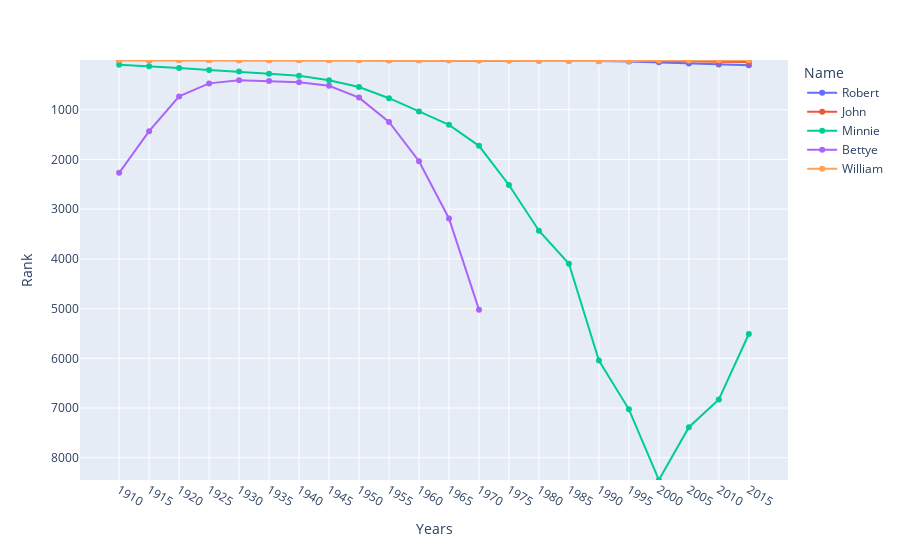

Notebook code for this chart:
### Code cell
# Use plotly express
# Using plotly to plot dataframe in the wide data format: https://plotly.com/python/wide-form/?msclkid=7d97c0efcff811ec9b064ba538d4e0f1
# Plotly Express performed an internal Pandas melt() operation to convert the wide-form data into long-form for plotting
# selected_names_df is not exactly in the wide format, so plot the transpose
name_list = ['John','Robert','William','Bettye', 'Minnie','zazoo']
set_r = set(result_df.index)
n_set = set(name_list)
clean = list(n_set & set_r)
selected_names_df = result_df.loc[clean]
s_t = selected_names_df.T
fig = px.line(s_t,x=s_t.index, y=s_t.columns) 
fig.update_traces(mode='lines+markers')
fig.update_yaxes(range=(s_t.max().max() + 1,.9))
fig.update_xaxes(title_text="Years")
fig.update_yaxes(title_text="Rank")
fig.show()
missing = n_set - set_r
if len(missing) != 0:
    print (f'Some names are missing from data: {missing}')

### Figure 1 — Plotly figure (JSON) as saved in the notebook; plotly's stock layout.template omitted (floating-point values rounded to 4 significant figures)
{"data": [{"hovertemplate": "Name=Robert<br>index=%{x}<br>value=%{y}<extra></extra>", "legendgroup": "Robert", "line": {"color": "#636efa", "dash": "solid"}, "marker": {"symbol": "circle"}, "mode": "lines+markers", "name": "Robert", "orientation": "v", "showlegend": true, "type": "scatter", "x": ["1910", "1915", "1920", "1925", "1930", "1935", "1940", "1945", "1950", "1955", "1960", "1965", "1970", "1975", "1980", "1985", "1990", "1995", "2000", "2005", "2010", "2015"], "xaxis": "x", "y": [8, 5, 3, 2, 2, 1, 2, 2, 2, 4, 5, 5, 7, 8, 12, 13, 21, 32, 48, 70, 89, 106], "yaxis": "y"}, {"hovertemplate": "Name=John<br>index=%{x}<br>value=%{y}<extra></extra>", "legendgroup": "John", "line": {"color": "#EF553B", "dash": "solid"}, "marker": {"symbol": "circle"}, "mode": "lines+markers", "name": "John", "orientation": "v", "showlegend": true, "type": "scatter", "x": ["1910", "1915", "1920", "1925", "1930", "1935", "1940", "1945", "1950", "1955", "1960", "1965", "1970", "1975", "1980", "1985", "1990", "1995", "2000", "2005", "2010", "2015"], "xaxis": "x", "y": [2, 2, 2, 3, 4, 4, 3, 3, 3, 5, 3, 3, 6, 7, 11, 15, 16, 20, 20, 28, 37, 40], "yaxis": "y"}, {"hovertemplate": "Name=Minnie<br>index=%{x}<br>value=%{y}<extra></extra>", "legendgroup": "Minnie", "line": {"color": "#00cc96", "dash": "solid"}, "marker": {"symbol": "circle"}, "mode": "lines+markers", "name": "Minnie", "orientation": "v", "showlegend": true, "type": "scatter", "x": ["1910", "1915", "1920", "1925", "1930", "1935", "1940", "1945", "1950", "1955", "1960", "1965", "1970", "1975", "1980", "1985", "1990", "1995", "2000", "2005", "2010", "2015"], "xaxis": "x", "y": [98, 128, 162, 204, 234, 279, 319, 409, 544, 769, 1035, 1305, 1727, 2514, 3434, 4098, 6044, 7026, 8446, 7386, 6827, 5511], "yaxis": "y"}, {"hovertemplate": "Name=Bettye<br>index=%{x}<br>value=%{y}<extra></extra>", "legendgroup": "Bettye", "line": {"color": "#ab63fa", "dash": "solid"}, "marker": {"symbol": "circle"}, "mode": "lines+markers", "name": "Bettye", "orientation": "v", "showlegend": true, "type": "scatter", "x": ["1910", "1915", "1920", "1925", "1930", "1935", "1940", "1945", "1950", "1955", "1960", "1965", "1970", "1975", "1980", "1985", "1990", "1995", "2000", "2005", "2010", "2015"], "xaxis": "x", "y": [2270, 1433, 733, 471, 406, 425, 448, 518, 757, 1248, 2037, 3187, 5021, null, null, null, null, null, null, null, null, null], "yaxis": "y"}, {"hovertemplate": "Name=William<br>index=%{x}<br>value=%{y}<extra></extra>", "legendgroup": "William", "line": {"color": "#FFA15A", "dash": "solid"}, "marker": {"symbol": "circle"}, "mode": "lines+markers", "name": "William", "orientation": "v", "showlegend": true, "type": "scatter", "x": ["1910", "1915", "1920", "1925", "1930", "1935", "1940", "1945", "1950", "1955", "1960", "1965", "1970", "1975", "1980", "1985", "1990", "1995", "2000", "2005", "2010", "2015"], "xaxis": "x", "y": [3, 3, 4, 5, 5, 5, 5, 6, 8, 7, 8, 7, 10, 15, 20, 21, 26, 23, 12, 11, 8, 7], "yaxis": "y"}], "layout": {"legend": {"title": {"text": "Name"}, "tracegroupgap": 0}, "margin": {"t": 60}, "xaxis": {"anchor": "y", "domain": [0, 1], "title": {"text": "Years"}}, "yaxis": {"anchor": "x", "domain": [0, 1], "range": [8447, 0.9], "title": {"text": "Rank"}}}}
